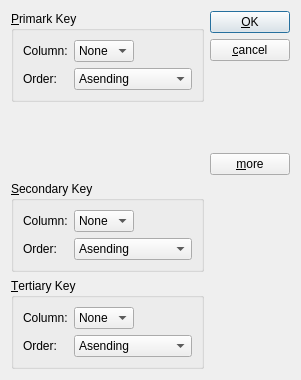
<?xml version="1.0" encoding="UTF-8"?>
<ui version="4.0">
 <class>SortDialog</class>
 <widget class="QDialog" name="SortDialog">
  <property name="geometry">
   <rect>
    <x>0</x>
    <y>0</y>
    <width>301</width>
    <height>380</height>
   </rect>
  </property>
  <property name="windowTitle">
   <string>Sort</string>
  </property>
  <layout class="QGridLayout" name="gridLayout_5">
   <item row="0" column="0">
    <widget class="QGroupBox" name="primaryGroupBox">
     <property name="title">
      <string>&amp;Primark Key</string>
     </property>
     <layout class="QGridLayout" name="gridLayout">
      <item row="1" column="0">
       <widget class="QLabel" name="label_2">
        <property name="text">
         <string>Order:</string>
        </property>
       </widget>
      </item>
      <item row="0" column="2">
       <spacer name="horizontalSpacer">
        <property name="orientation">
         <enum>Qt::Horizontal</enum>
        </property>
        <property name="sizeHint" stdset="0">
         <size>
          <width>40</width>
          <height>20</height>
         </size>
        </property>
       </spacer>
      </item>
      <item row="1" column="1" colspan="2">
       <widget class="QComboBox" name="primaryOrderCombo">
        <item>
         <property name="text">
          <string>Asending</string>
         </property>
        </item>
        <item>
         <property name="text">
          <string>Descending</string>
         </property>
        </item>
       </widget>
      </item>
      <item row="0" column="0">
       <widget class="QLabel" name="label">
        <property name="text">
         <string>Column:</string>
        </property>
       </widget>
      </item>
      <item row="0" column="1">
       <widget class="QComboBox" name="primaryColumnCombo">
        <item>
         <property name="text">
          <string>None</string>
         </property>
        </item>
       </widget>
      </item>
     </layout>
    </widget>
   </item>
   <item row="0" column="1" rowspan="2">
    <layout class="QVBoxLayout" name="verticalLayout">
     <item>
      <widget class="QPushButton" name="okButton">
       <property name="text">
        <string>&amp;OK</string>
       </property>
       <property name="default">
        <bool>true</bool>
       </property>
      </widget>
     </item>
     <item>
      <widget class="QPushButton" name="cancelButton">
       <property name="text">
        <string>&amp;cancel</string>
       </property>
      </widget>
     </item>
     <item>
      <spacer name="verticalSpacer">
       <property name="orientation">
        <enum>Qt::Vertical</enum>
       </property>
       <property name="sizeHint" stdset="0">
        <size>
         <width>20</width>
         <height>40</height>
        </size>
       </property>
      </spacer>
     </item>
     <item>
      <widget class="QPushButton" name="moreButton">
       <property name="text">
        <string>&amp;more</string>
       </property>
       <property name="checkable">
        <bool>true</bool>
       </property>
      </widget>
     </item>
    </layout>
   </item>
   <item row="1" column="0">
    <spacer name="verticalSpacer_2">
     <property name="orientation">
      <enum>Qt::Vertical</enum>
     </property>
     <property name="sizeHint" stdset="0">
      <size>
       <width>20</width>
       <height>62</height>
      </size>
     </property>
    </spacer>
   </item>
   <item row="2" column="0">
    <widget class="QGroupBox" name="secondaryGroupBox">
     <property name="title">
      <string>&amp;Secondary Key</string>
     </property>
     <layout class="QGridLayout" name="gridLayout_3">
      <item row="1" column="0">
       <widget class="QLabel" name="label_5">
        <property name="text">
         <string>Order:</string>
        </property>
       </widget>
      </item>
      <item row="0" column="2">
       <spacer name="horizontalSpacer_3">
        <property name="orientation">
         <enum>Qt::Horizontal</enum>
        </property>
        <property name="sizeHint" stdset="0">
         <size>
          <width>40</width>
          <height>20</height>
         </size>
        </property>
       </spacer>
      </item>
      <item row="1" column="1" colspan="2">
       <widget class="QComboBox" name="secondaryOrderCombo">
        <item>
         <property name="text">
          <string>Asending</string>
         </property>
        </item>
        <item>
         <property name="text">
          <string>Descending</string>
         </property>
        </item>
       </widget>
      </item>
      <item row="0" column="0">
       <widget class="QLabel" name="label_6">
        <property name="text">
         <string>Column:</string>
        </property>
       </widget>
      </item>
      <item row="0" column="1">
       <widget class="QComboBox" name="secondaryColumnCombo">
        <item>
         <property name="text">
          <string>None</string>
         </property>
        </item>
       </widget>
      </item>
     </layout>
    </widget>
   </item>
   <item row="3" column="0">
    <widget class="QGroupBox" name="tertiaryGroupBox">
     <property name="title">
      <string>&amp;Tertiary Key</string>
     </property>
     <layout class="QGridLayout" name="gridLayout_4">
      <item row="0" column="0">
       <widget class="QLabel" name="label_7">
        <property name="text">
         <string>Column:</string>
        </property>
       </widget>
      </item>
      <item row="0" column="1">
       <widget class="QComboBox" name="tertiaryColumnCombo">
        <item>
         <property name="text">
          <string>None</string>
         </property>
        </item>
       </widget>
      </item>
      <item row="0" column="2">
       <spacer name="horizontalSpacer_4">
        <property name="orientation">
         <enum>Qt::Horizontal</enum>
        </property>
        <property name="sizeHint" stdset="0">
         <size>
          <width>40</width>
          <height>20</height>
         </size>
        </property>
       </spacer>
      </item>
      <item row="1" column="0">
       <widget class="QLabel" name="label_8">
        <property name="text">
         <string>Order:</string>
        </property>
       </widget>
      </item>
      <item row="1" column="1" colspan="2">
       <widget class="QComboBox" name="tertiaryOrderCombo">
        <item>
         <property name="text">
          <string>Asending</string>
         </property>
        </item>
        <item>
         <property name="text">
          <string>Descending</string>
         </property>
        </item>
       </widget>
      </item>
     </layout>
    </widget>
   </item>
  </layout>
 </widget>
 <tabstops>
  <tabstop>primaryColumnCombo</tabstop>
  <tabstop>primaryOrderCombo</tabstop>
  <tabstop>secondaryColumnCombo</tabstop>
  <tabstop>secondaryOrderCombo</tabstop>
  <tabstop>tertiaryColumnCombo</tabstop>
  <tabstop>tertiaryOrderCombo</tabstop>
  <tabstop>okButton</tabstop>
  <tabstop>cancelButton</tabstop>
  <tabstop>moreButton</tabstop>
  <tabstop>comboBox_4</tabstop>
  <tabstop>comboBox_3</tabstop>
 </tabstops>
 <resources/>
 <connections>
  <connection>
   <sender>okButton</sender>
   <signal>clicked()</signal>
   <receiver>SortDialog</receiver>
   <slot>accept()</slot>
   <hints>
    <hint type="sourcelabel">
     <x>251</x>
     <y>29</y>
    </hint>
    <hint type="destinationlabel">
     <x>103</x>
     <y>119</y>
    </hint>
   </hints>
  </connection>
  <connection>
   <sender>cancelButton</sender>
   <signal>clicked()</signal>
   <receiver>SortDialog</receiver>
   <slot>reject()</slot>
   <hints>
    <hint type="sourcelabel">
     <x>275</x>
     <y>59</y>
    </hint>
    <hint type="destinationlabel">
     <x>136</x>
     <y>134</y>
    </hint>
   </hints>
  </connection>
  <connection>
   <sender>moreButton</sender>
   <signal>toggled(bool)</signal>
   <receiver>secondaryGroupBox</receiver>
   <slot>setVisible(bool)</slot>
   <hints>
    <hint type="sourcelabel">
     <x>254</x>
     <y>167</y>
    </hint>
    <hint type="destinationlabel">
     <x>159</x>
     <y>224</y>
    </hint>
   </hints>
  </connection>
  <connection>
   <sender>moreButton</sender>
   <signal>toggled(bool)</signal>
   <receiver>tertiaryGroupBox</receiver>
   <slot>setVisible(bool)</slot>
   <hints>
    <hint type="sourcelabel">
     <x>280</x>
     <y>161</y>
    </hint>
    <hint type="destinationlabel">
     <x>172</x>
     <y>310</y>
    </hint>
   </hints>
  </connection>
 </connections>
</ui>
